Frame 1 (no input): blank canvas, image omitted
Frame 60 (no input): blank canvas, image omitted
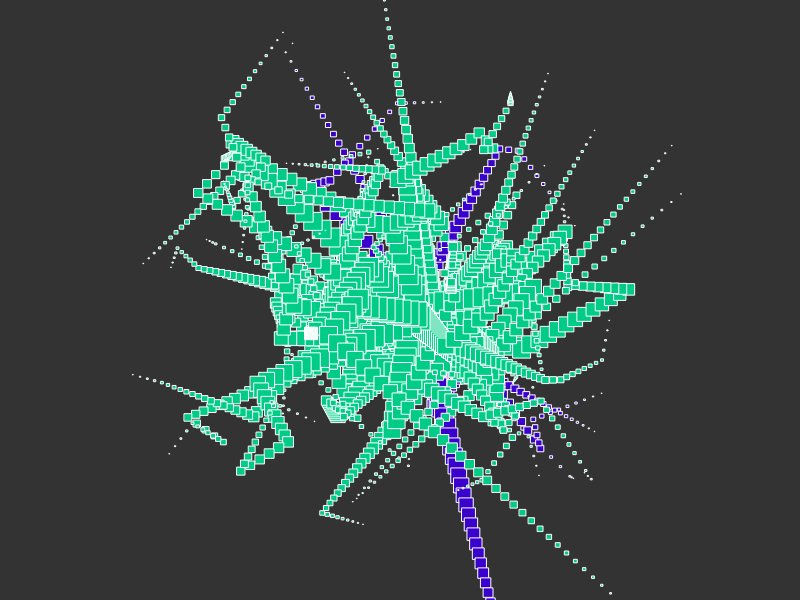
Frame 120 (the mouse pressed at the canvas centre since frame 60)

The p5.js sketch whose frames 1 and 60 were blank and that drew this single picture after the mouse press (run headless with seeded random() and noise() and a simulated clock; from frame 60 on, the mouse is pressed at the canvas centre):

// p5.js sketch
// ── sketch.js
// Obiettivo: realizzare un primo sketch seguendo la guida «Programmazione di
// base con p5.js e VS Code», poi modificarlo con l'assistenza dell'agente.

// Vincoli:
// - seguire la guida dal capitolo 1 alla fine, scrivendo il codice a mano qui
// - tenere aperta l'anteprima con Live Server e controllare il risultato a ogni passaggio
// - nella seconda fase chiedere all'agente due o tre modifiche, una per volta,
//   leggendo il codice proposto prima di applicarlo
// - la tela è 800 × 600, come nella guida
// - non c'è un risultato da raggiungere: le modifiche possono riguardare forme,
//   colori, movimento o reazione al mouse
// - alla consegna va aggiunta l'anteprima preview.png

let tono

function setup() {
    createCanvas(800, 600)
    colorMode(HSL)
    tono = random(360)
    background(20)
}

function draw() {
    if (mouseIsPressed) {
        stroke(100)
        fill(tono, 100, 40)
        let x = mouseX
        let y = mouseY
        let dx = 2
        let dy = 2
        for (let i = 0; i < 50; i = i + 1) {
            x = x + dx
            y = y + dy
            square(x, y, (50-i)/2)
            if (random() < 0.1) {
                dx = random(-10, 10)
                dy = random(-10, 10)
            }
        }
        if (random() < 0.02) {  // due volte su cento...
            tono = random(360)  // cambia il tono del riempimento
        }
    }
}
